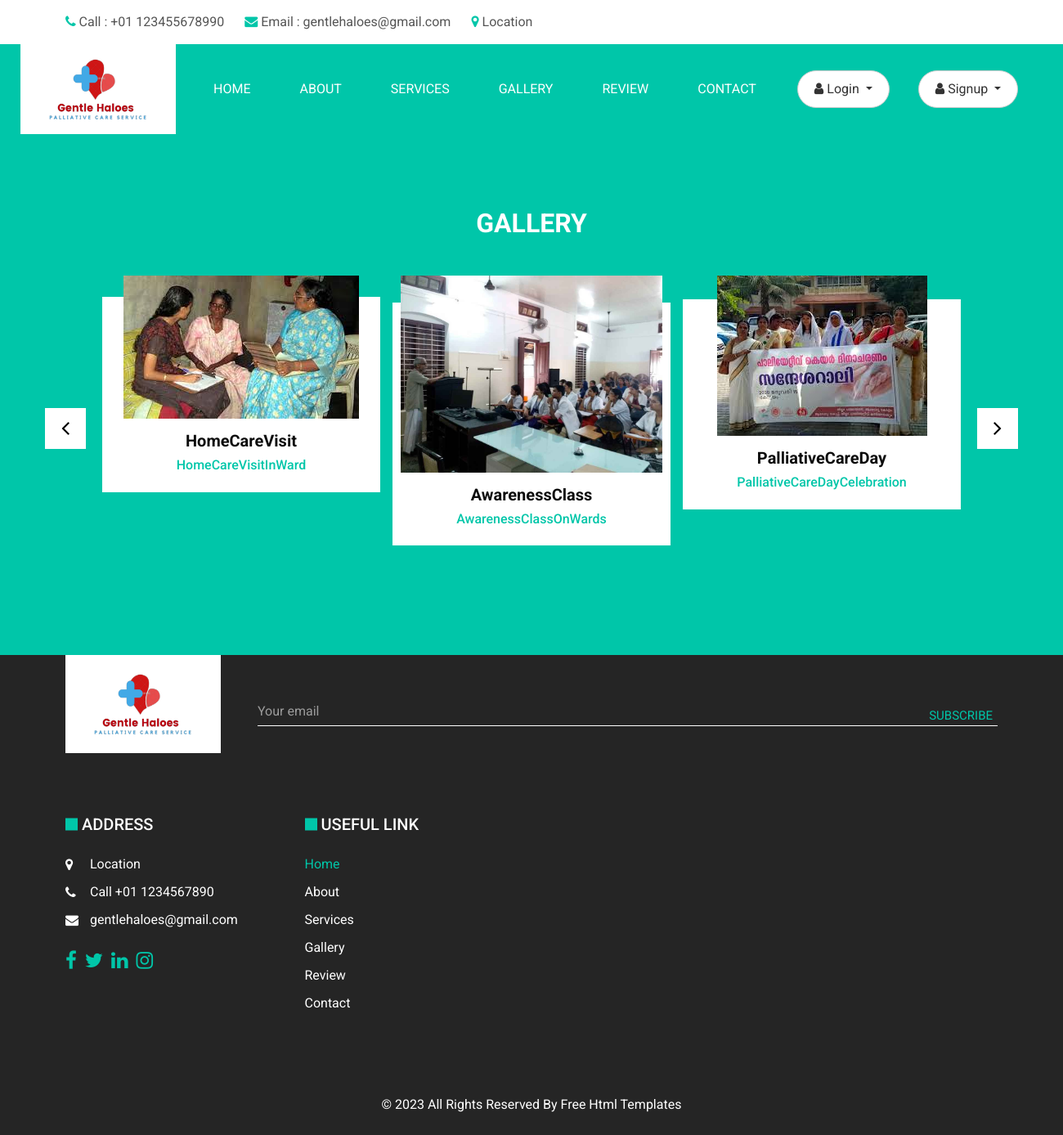
Screenshot of /doctor with the database file from the repository.
### GHapp/models.py (models this page shows, shortened)
class Image(models.Model):
    title = models.CharField(max_length=100)
    description = models.TextField()
    image = models.ImageField(upload_to='gallery/')  # 'gallery/' is the directory where images will be stored

### GHapp/views.py (the view)
# urls.py: path('doctor', views.doctor, name="doctor"),
def doctor(request):
    images = Image.objects.all()
    context = {
        'images': images,
    }
    return render(request, 'doctor.html', context)

### templates/doctor.html (shortened to what this page needs)
{% load static %}
<!DOCTYPE html>
<html>
<head>
  <link rel="stylesheet" type="text/css" href="{% static 'css/bootstrap.css' %}" />
  <link rel="stylesheet" type="text/css" href="https://cdnjs.cloudflare.com/ajax/libs/OwlCarousel2/2.3.4/assets/owl.carousel.min.css" />
  <link href="{% static 'css/font-awesome.min.css' %}" rel="stylesheet" />
  <link rel="stylesheet" href="https://cdnjs.cloudflare.com/ajax/libs/jquery-nice-select/1.1.0/css/nice-select.min.css" />
  <link rel="stylesheet" href="https://cdnjs.cloudflare.com/ajax/libs/bootstrap-datepicker/1.3.0/css/datepicker.css">
  <link href="{% static 'css/style.css' %}" rel="stylesheet" />
  <link href="{% static 'css/responsive.css' %}" rel="stylesheet" />
</head>
<body class="sub_page">
  <div class="hero_area">
    <header class="header_section">
      <div class="header_top">
        <div class="container">
          <div class="contact_nav">
            <a href="">
              <i class="fa fa-phone" aria-hidden="true"></i>
              <span>
                Call : +01 123455678990
              </span>
            </a>
            <a href="">
              <i class="fa fa-envelope" aria-hidden="true"></i>
              <span>
                Email : gentlehaloes@gmail.com
              </span>
            </a>
            <a href="">
              <i class="fa fa-map-marker" aria-hidden="true"></i>
              <span>
                Location
              </span>
            </a>
          </div>
        </div>
      </div>
      <div class="header_bottom">
        <div class="container-fluid">
          <nav class="navbar navbar-expand-lg custom_nav-container ">
            <a class="navbar-brand" href="index.html">
              <img src="{% static 'images/ghbc1.png' %}" alt="" style="width:120px; height: 80px;">
            </a>
            <div class="collapse navbar-collapse" id="navbarSupportedContent">
              <div class="d-flex mr-auto flex-column flex-lg-row align-items-center">
                <ul class="navbar-nav  ">
                 <li class="nav-item ">
                    <a class="nav-link" href="{% url 'index' %}">Home <span class="sr-only">(current)</span></a>
                  </li>
                  <li class="nav-item active">
                    <a class="nav-link" href="{% url 'about' %}"> About</a>
                  </li>
                  <li class="nav-item">
                    <a class="nav-link" href="{% url 'treatment' %}">Services</a>
                  </li>
                  <li class="nav-item">
                    <a class="nav-link" href="{% url 'doctor' %}">Gallery</a>
                  </li>
                  <li class="nav-item">
                    <a class="nav-link" href="{% url 'testimonial' %}">Review</a>
                  </li>
                  <li class="nav-item">
                    <a class="nav-link" href="{% url 'contact' %}">Contact</a>
                  </li>
                </ul>
              </div>
              <div class="quote_btn-container">
                <div class="quote_btn-container">
                  {% if user.is_authenticated %}
                  <div class="dropdown">
                      <button class="dropdown-toggle" type="button" id="loggedInDropdown" data-toggle="dropdown" aria-haspopup="true" aria-expanded="false">
                          <i class="fa fa-user" aria-hidden="true"></i>
                          <span>{{ user.email }}</span>
                      </button>
                      <div class="dropdown-menu" aria-labelledby="loggedInDropdown">
                          <a class="dropdown-item" href="{% url 'loggout' %}">
                              <i class="fa fa-sign-out" aria-hidden="true"></i>
                              <span>Logout</span>
                          </a>
                      </div>
                  </div>
                  {% else %}
                  <div class="dropdown">
                      <button class="dropdown-toggle" type="button" id="loginDropdown" data-toggle="dropdown" aria-haspopup="true" aria-expanded="false">
                          <i class="fa fa-user" aria-hidden="true"></i>
                          <span>Login</span>
                      </button>
                  </div>
                  {% endif %}
              </div>
              <div class="quote_btn-container">
                <div class="quote_btn-container">
                  {% if user.is_authenticated %}
                  {% comment %} <div class="dropdown">
                      <button class="dropdown-toggle" type="button" id="loggedInDropdown" data-toggle="dropdown" aria-haspopup="true" aria-expanded="false">
                          <i class="fa fa-user" aria-hidden="true"></i>
                          <span>Logged in as {{ user.username }}</span>
                      </button> {% endcomment %}
                      <div class="dropdown-menu" aria-labelledby="loggedInDropdown">
                          <a class="dropdown-item" href="{% url 'loggout' %}">
                              <i class="fa fa-sign-out" aria-hidden="true"></i>
                              <span>Logout</span>
                          </a>
                      </div>
                  </div>
                  {% else %}
                  <div class="dropdown">
                      <button class="dropdown-toggle" type="button" id="loginDropdown" data-toggle="dropdown" aria-haspopup="true" aria-expanded="false">
                          <i class="fa fa-user" aria-hidden="true"></i>
                          <span>Signup</span>
                      </button>
                  </div>
                  {% endif %}
              </div>
            </div>
          </nav>
        </div>
      </div>
    </header>
  </div>
  <section class="team_section layout_padding">
    <div class="container">
      <div class="heading_container heading_center">
        <h2>
          <span>Gallery</span>
        </h2>
      </div>
      <div class="carousel-wrap ">
        <div class="owl-carousel team_carousel">
          {% for image in images %}
          <div class="item">
            <div class="box">
              <div class="img-box">
                <img src="{{ image.image.url }}" alt="{{ image.title }}" />
              </div>
              <div class="detail-box">
                <h5>{{ image.title }}</h5>
                <h6>{{ image.description }}</h6>
              </div>
            </div>
          </div>
          {% endfor %}
        </div>
      </div>
    </div>
  </section>
  <section class="info_section ">
    <div class="container">
      <div class="info_top">
        <div class="info_logo">
          <a href="">
            <img src="{% static 'images/ghbc1.png' %}" alt="" style="width:120px; height: 80px;">
          </a>
        </div>
        <div class="info_form">
          <form action="">
            <input type="email" placeholder="Your email">
            <button>
              Subscribe
            </button>
          </form>
        </div>
      </div>
      <div class="info_bottom layout_padding2">
        <div class="row info_main_row">
          <div class="col-md-6 col-lg-3">
            <h5>
              Address
            </h5>
            <div class="info_contact">
              <a href="">
                <i class="fa fa-map-marker" aria-hidden="true"></i>
                <span>
                  Location
                </span>
              </a>
              <a href="">
                <i class="fa fa-phone" aria-hidden="true"></i>
                <span>
                  Call +01 1234567890
                </span>
              </a>
              <a href="">
                <i class="fa fa-envelope"></i>
                <span>
                  gentlehaloes@gmail.com
                </span>
              </a>
            </div>
            <div class="social_box">
              <a href="">
                <i class="fa fa-facebook" aria-hidden="true"></i>
              </a>
              <a href="">
                <i class="fa fa-twitter" aria-hidden="true"></i>
              </a>
              <a href="">
                <i class="fa fa-linkedin" aria-hidden="true"></i>
              </a>
              <a href="">
                <i class="fa fa-instagram" aria-hidden="true"></i>
              </a>
            </div>
          </div>
          <div class="col-md-6 col-lg-3">
            <div class="info_links">
              <h5>
                Useful link
              </h5>
              <div class="info_links_menu">
                <a class="active" href="{% url 'index' %}">
                  Home
                </a>
                <a href="{% url 'about' %}">
                  About
                </a>
                <a href="{% url 'treatment' %}">
                  Services
                </a>
                <a href="{% url 'doctor' %}">
                  Gallery
                </a>
                <a href="{% url 'testimonial' %}">
                  Review
                </a>
                <a href="{% url 'contact' %}">
                  Contact
                </a>
              </div>
            </div>
          </div>
        </div>
      </div>
    </div>
  </section>
<footer class="footer_section">
    <div class="container">
      <p>
        &copy; <span id="displayYear"></span> All Rights Reserved By
        <a href="https://html.design/">Free Html Templates</a>
      </p>
    </div>
  </footer>
</body>
</html>

### static/css/responsive.css (style rules this page uses)
@media (min-width: 1200px) { .container { max-width: 1170px; } }

### templates/doctor.html (style rules this page uses)
.quote_btn-container .dropdown-toggle { background-color: white; color: #333; border-radius: 50px; padding: 10px 20px; border: 1px solid #ccc; }
.quote_btn-container { margin-bottom:10px; margin-top:10px; margin-right:15px; margin-left:10px; }

### rows the page displays
Image: image (picture), title "HomeCareVisit", description "HomeCareVisitInWard"
Image: image (picture), title "AwarenessClass", description "AwarenessClassOnWards"
Image: image (picture), title "PalliativeCareDay", description "PalliativeCareDayCelebration"
